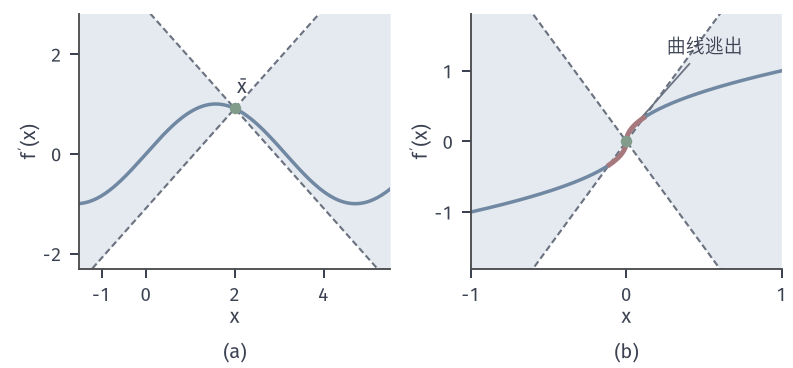

The script that drew this image:
from pathlib import Path
import sys
ROOT = next(p for p in Path(__file__).resolve().parents if (p/'build.sh').is_file() and (p/'tex/book.tex').is_file())
sys.path.insert(0, str(ROOT/'figures/00-shared/mathematical-preliminaries-upper/00-shared/comprehension-figures'))
from support import figure, save, BLUE, GREEN, YELLOW, RED, PURPLE, INK, MUTED, GRID, BLUE_FILL, GREEN_FILL, YELLOW_FILL, RED_FILL, PURPLE_FILL
import numpy as np
HERE = Path(__file__).resolve().parent
STROKE = '#4C4D4F'
def panel(fig, left, right, top, bottom, wspace=.25, hspace=.25):
    fig.set_layout_engine(None)
    fig.subplots_adjust(left=left, right=right, top=top, bottom=bottom, wspace=wspace, hspace=hspace)
def tags(fig, axes, y=.015):
    for ax, s in zip(axes, ('(a)', '(b)', '(c)', '(d)')):
        p = ax.get_position(); fig.text((p.x0+p.x1)/2, y, s, ha='center', va='bottom')
# 贯穿本章的例子：f(x)=(x1^2+9x2^2)/2，x0=(9,1)，L=9，mu=1。
H = np.diag([1., 9.])
def f2(X, Y): return .5*(X**2 + 9*Y**2)
def grad(x): return H@x
def fv(x): return .5*x@H@x
x0 = np.array([9., 1.])

fig, axes = figure(width_mm=112, height_mm=52, ncols=2)
panel(fig, .1, .985, .96, .27, .26)
a = axes[0]; x = np.linspace(-1.5, 5.5, 500); xb = 2.; yb = np.sin(xb)
a.fill_between(x, yb-np.abs(x-xb), yb+np.abs(x-xb), color=BLUE_FILL, lw=0)
a.plot(x, yb+np.abs(x-xb), color=MUTED, lw=.85, ls=(0,(3,1.6))); a.plot(x, yb-np.abs(x-xb), color=MUTED, lw=.85, ls=(0,(3,1.6)))
a.plot(x, np.sin(x), color=BLUE, lw=1.4); a.plot([xb],[yb],'o',ms=4.6,color=GREEN,mew=0,zorder=5)
a.text(xb+.05, yb+.22, r'$\bar{x}$', ha='left', va='bottom')
a.set_xlim(-1.5,5.5); a.set_ylim(-2.3,2.8); a.set_xticks([-1,0,2,4]); a.set_yticks([-2,0,2]); a.set_xlabel('$x$',labelpad=1); a.set_ylabel("$f'(x)$",labelpad=1)
b = axes[1]; L = 3.; x = np.linspace(-1, 1, 1601); g = np.sign(x)*np.sqrt(np.abs(x))
b.fill_between(x, -L*np.abs(x), L*np.abs(x), color=BLUE_FILL, lw=0)
b.plot(x, L*np.abs(x), color=MUTED, lw=.85, ls=(0,(3,1.6))); b.plot(x, -L*np.abs(x), color=MUTED, lw=.85, ls=(0,(3,1.6)))
b.plot(x, g, color=BLUE, lw=1.4)
m = np.abs(x) < 1/L**2
b.plot(x[m], g[m], color=RED, lw=2.0, zorder=4); b.plot([0],[0],'o',ms=4.6,color=GREEN,mew=0,zorder=5)
b.annotate('曲线逃出', xy=(.06,.245), xytext=(.26,1.25), fontsize=7.5, color=INK, arrowprops=dict(arrowstyle='-',color=MUTED,lw=.7,shrinkA=1,shrinkB=2))
b.set_xlim(-1,1); b.set_ylim(-1.8,1.8); b.set_xticks([-1,0,1]); b.set_yticks([-1,0,1]); b.set_xlabel('$x$',labelpad=1); b.set_ylabel("$f'(x)$",labelpad=1)
tags(fig, axes)
save(fig, HERE, 'figure', {'a':"f'=sin x, L=1, cone at x=2",'b':"f'=sign(x)|x|^(1/2), L=3 cone at 0, curve outside for |x|<1/9"})
